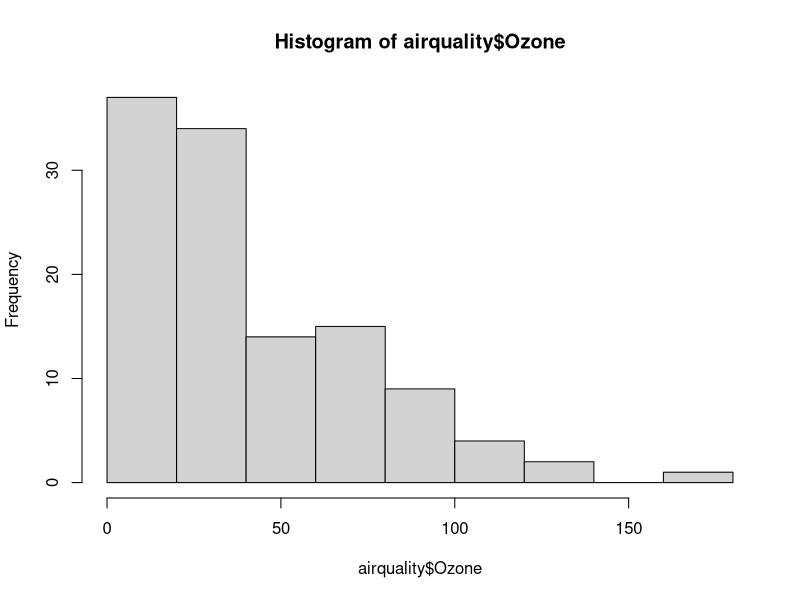
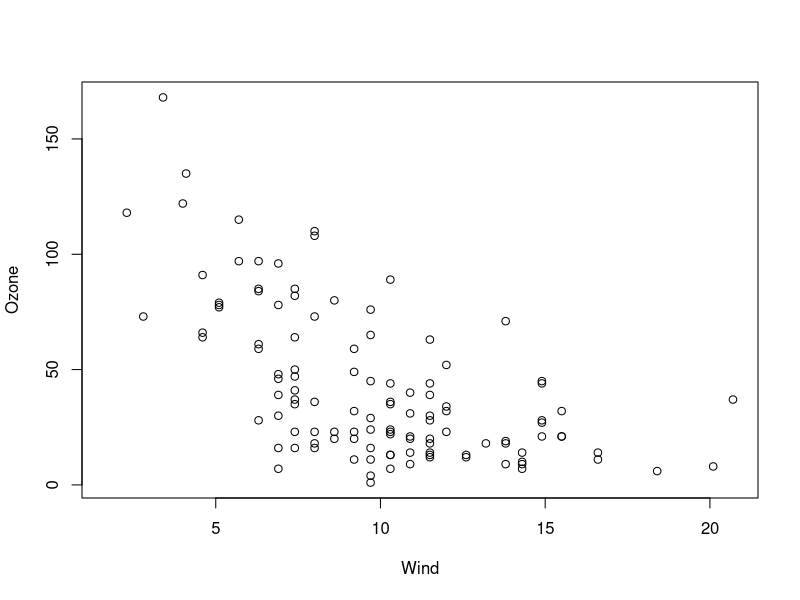
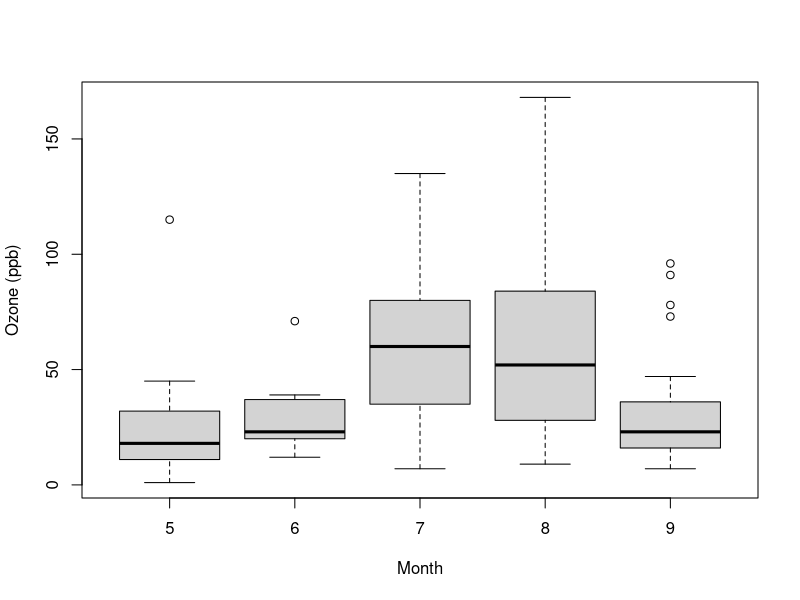
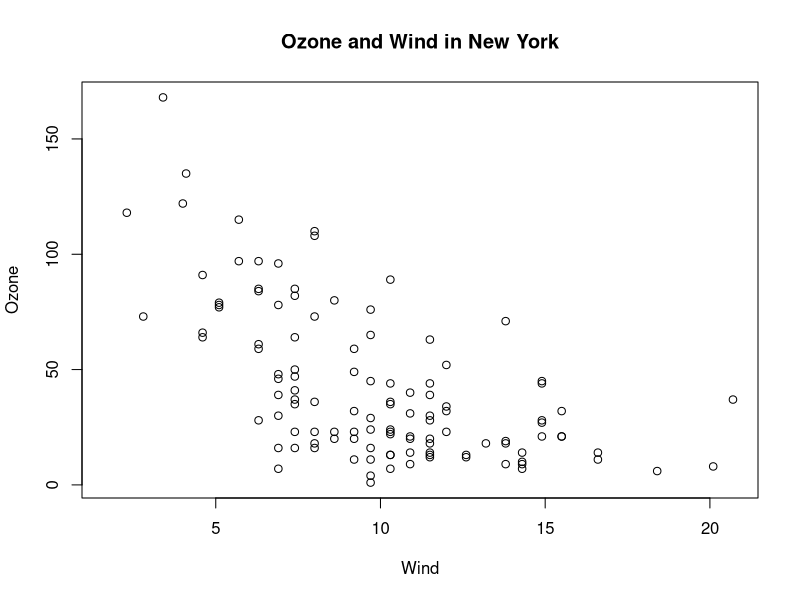
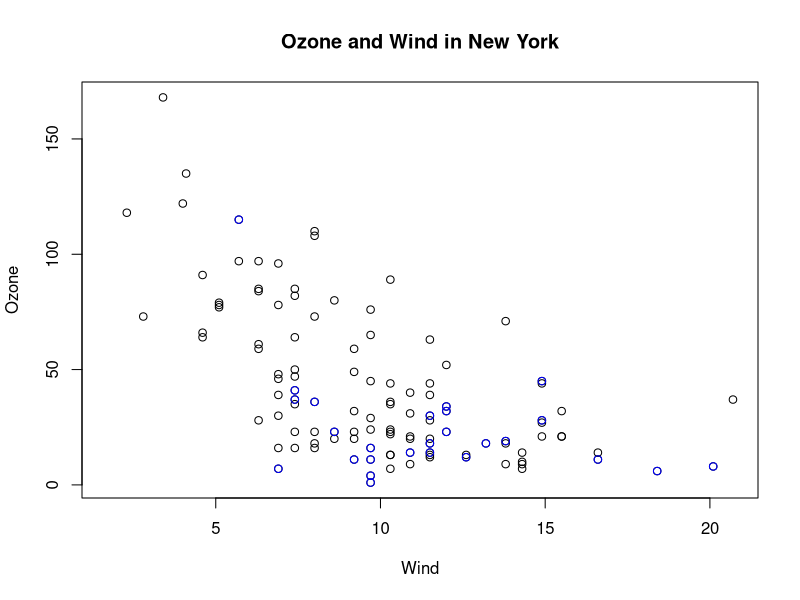
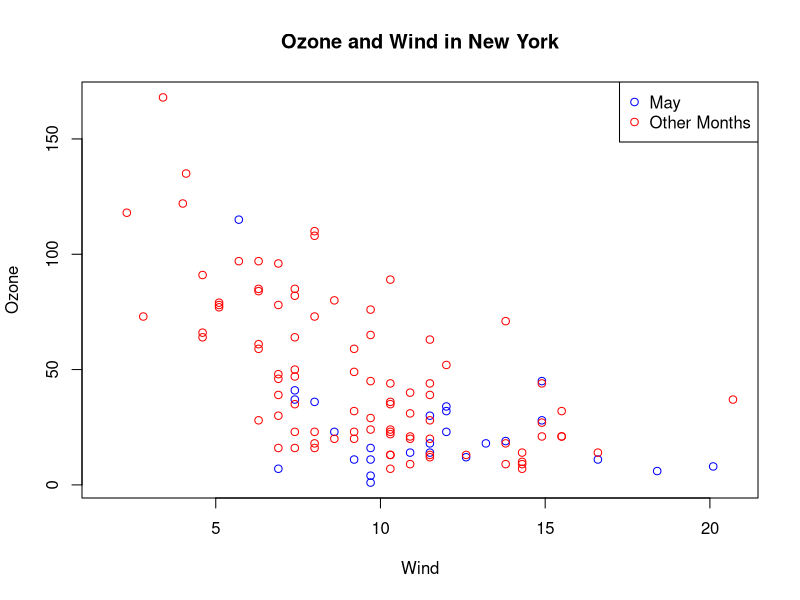
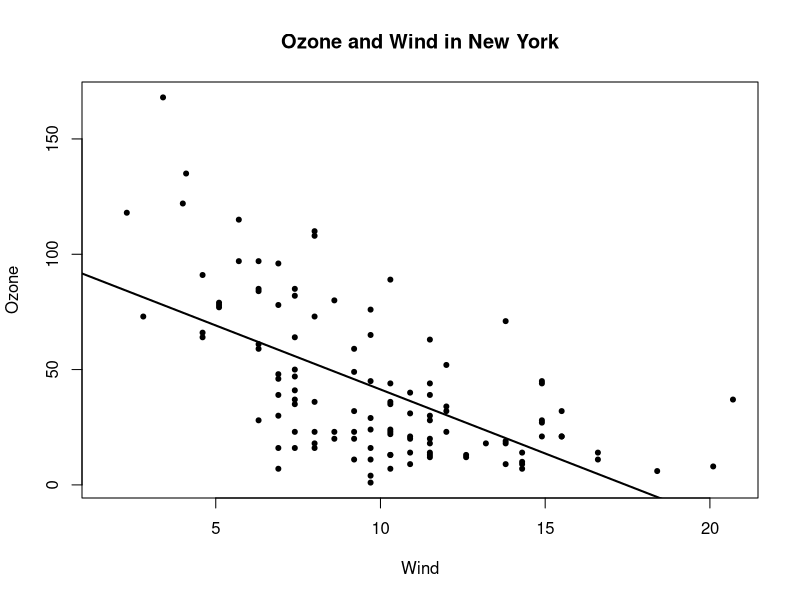
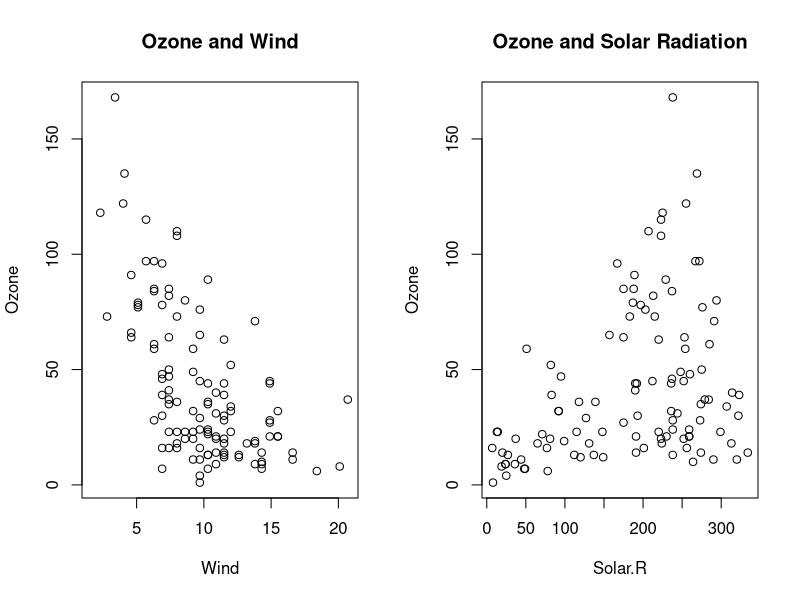

Write R code to recreate these figures, in order.
## ---- chunk 1
?par
## ---- chunk 2
library(datasets)

hist(airquality$Ozone)
## ---- chunk 3
with(airquality, plot(Wind, Ozone))
## ---- chunk 4
airquality <- transform(airquality, Month = factor(Month))

boxplot(Ozone ~ Month, airquality, xlab = "Month", ylab = "Ozone (ppb)")
## ---- chunk 5
par("lty")

par("col")

par("pch")
## ---- chunk 6
par("bg")

par("mfrow")

par("mar")
## ---- chunk 7
library(datasets)

with(airquality, plot(Wind, Ozone))
title(main = "Ozone and Wind in New York")
## ---- chunk 8
### Here subset of data is colored blue

with(airquality, plot(Wind, Ozone, main = "Ozone and Wind in New York"))
with(subset(airquality, Month == 5), points(Wind, Ozone, col = "blue"))
## ---- chunk 9
### Here subset of data is coloerd blue and red

with(airquality, plot(Wind, Ozone, main = "Ozone and Wind in New York",
     type = "n"))
with(subset(airquality, Month == 5), points(Wind, Ozone, col = "blue"))
with(subset(airquality, Month != 5), points(Wind, Ozone, col = "red"))
legend("topright", pch = 1, col = c("blue", "red"),
       legend = c("May", "Other Months"))
## ---- chunk 10
with(airquality, plot(Wind, Ozone,
                      main = "Ozone and Wind in New York",
                      pch = 20))
model <- lm(Ozone ~ Wind, airquality)
abline(model, lwd = 2)
## ---- chunk 11
par(mfrow = c(1, 2))

with(airquality, {plot(Wind, Ozone,main = "Ozone and Wind")
    plot(Solar.R, Ozone, main = "Ozone and Solar Radiation")})
     
     
## ---- chunk 12
par(mfrow = c(1, 3), mar = c(4, 4, 2, 1), oma = c(0, 0, 2, 0))

with(airquality, {
    plot(Wind, Ozone, main = "Ozone and Wind")
    plot(Solar.R, Ozone, main = "Ozone and Solar Radiation")
    plot(Temp, Ozone, main = "Ozone and Temperature")
    mtext("Ozone and Weather in New York", outer = TRUE)
    })
     
## ---- chunk 13
x = rnorm(100)
y = rnorm(100)
z = rnorm(100)
## ---- chunk 14
hist(x)
## ---- chunk 15
plot(x, y,  pch = 20)

title("my scatterplot")
## ---- chunk 16
plot(x, y,  pch = 20,
     mar = c(1, 1, 4, 4))

title("my scatterplot")
text(-2, -2, "Label")
legend("topleft", legend = "Data", pch = 20)

fit <- lm(y ~ x)
abline(fit, lwd = 3, col = "blue")
## ---- chunk 17
plot(x, y, xlab = "Weight", ylab = "Height", 
     main = "Scatterplot", pch = 20)
legend("topright", legend = "Data", pch = 20)
abline(fit, lwd = 3, col = "red")
## ---- chunk 18
z <- rpois(100, 2)
par(mfrow = c(2, 1))

plot(x, y, pch = 20)
plot(x, z, pch = 19)

par(mar = c(1, 2, 1, 1))
## ---- chunk 19
x <- rnorm(100)
y <- x + rnorm(100)
g <- gl(2, 50, labels = c("Male", "Female"))
str(g)

plot(x, y, type = "n")
points(x[g == "Male"], y[g == "Male"], col = "blue", pch = 20)
points(x[g == "Female"], y[g == "Female"], col = "red")
